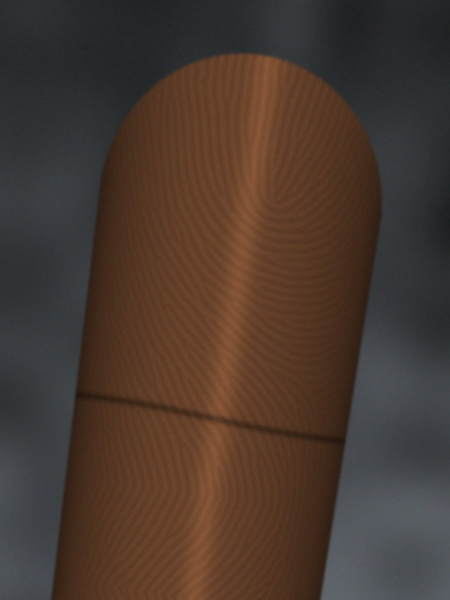
#> input picture service/web/assets/01_photo.jpg, 900 x 1200 px (shown at 1/2 size)
$ python -i enhance.py   (imports and definitions only)   (older library calls are emulated)
#> lines starting #> are read from the running program, lines starting #| are printed output that depends on the picture; after the words box and inside, x2 and y2 are one past the last pixel; in counts of white or black regions, pixels touching at a corner belong together
### gattaca/pipeline/ridgefreq.py
"""Ridge-period estimation from block spectra: the PPRP measurement itself.

Each block is Hann-windowed and FFT'd, then the power spectrum is binned in polar
coordinates. A ridge pattern concentrates its energy at one radius (the ridge
frequency) *and one angle* (the ridge normal). Isotropic noise and texture spread
energy over all angles. So per radius we take the angular **max** (ridge energy)
and the angular **median** (background), choose the radius with the largest
ridge energy, and report `snr = max/median` there. Blocks with low snr are rejected.
"""

from __future__ import annotations

from dataclasses import dataclass

import cv2
import numpy as np

MIN_PERIOD = 2.2     # just above Nyquist; below this ridges alias and are unrecoverable
MAX_PERIOD = 32.0
N_ANGLE = 16


@dataclass
class BlockSpectra:
    centers: np.ndarray      # (n, 2) block centre (x, y)
    period: np.ndarray       # (n,) dominant period in px (nan if rejected)
    snr: np.ndarray          # (n,) angular peak / median at the peak radius
    normal: np.ndarray       # (n,) ridge-normal angle of the spectral peak [0, pi)


def _polar_index(n: int):
    f = np.fft.fftfreq(n)
    fy, fx = np.meshgrid(f, f, indexing="ij")
    r = np.hypot(fx, fy)
    ang = np.mod(np.arctan2(fy, fx), np.pi)
    rbin = np.round(r * n).astype(np.int32)
    abin = np.minimum((ang / np.pi * N_ANGLE).astype(np.int32), N_ANGLE - 1)
    return rbin, abin


def block_spectra(img: np.ndarray, mask: np.ndarray | None, block: int = 64,
                  stride: int | None = None, pad: int = 2, min_fill: float = 0.7) -> BlockSpectra:
    """Dominant ridge period per block. `img` is any grayscale image (uint8 or float)."""
    g = img.astype(np.float32)
    # remove shading so it doesn't leak into the ridge band
    g = g - cv2.GaussianBlur(g, (0, 0), 12)
    h, w = g.shape
    stride = stride or block // 2
    m = np.ones_like(g, np.uint8) if mask is None else (mask > 0).astype(np.uint8)
    win = np.outer(np.hanning(block), np.hanning(block)).astype(np.float32)
    blocks, centers = [], []
    for y in range(0, max(h - block, 0) + 1, stride):
        for x in range(0, max(w - block, 0) + 1, stride):
            if m[y:y + block, x:x + block].mean() < min_fill:
                continue
            b = g[y:y + block, x:x + block]
            if b.shape != (block, block):
                continue
            b = (b - b.mean()) * win
            blocks.append(b)
            centers.append((x + block / 2, y + block / 2))
    n = block * pad
    if not blocks:
        e = np.zeros(0, np.float32)
        return BlockSpectra(np.zeros((0, 2), np.float32), e, e, e)
    stack = np.stack(blocks)
    P = np.abs(np.fft.fft2(stack, s=(n, n))) ** 2
    rbin, abin = _polar_index(n)
    rmin = int(np.floor(n / MAX_PERIOD))
    rmax = int(np.ceil(n / MIN_PERIOD))
    rmax = min(rmax, n // 2)
    nr = rmax + 2
    idx = (np.clip(rbin, 0, nr - 1) * N_ANGLE + abin).ravel()
    valid = (rbin.ravel() <= rmax)
    polar = np.zeros((len(stack), nr * N_ANGLE), np.float64)
    flatP = P.reshape(len(stack), -1)
    for i in range(len(stack)):           # angular max per (radius, angle) cell
        np.maximum.at(polar[i], idx[valid], flatP[i, valid])
    polar = polar.reshape(len(stack), nr, N_ANGLE)
    peak = polar.max(axis=2)
    bg = np.median(polar, axis=2) + 1e-9
    band = np.zeros(nr, bool)
    band[rmin:rmax + 1] = True
    # whiten: natural-image power falls ~1/f^2, which would otherwise make residual
    # shading win over fine ridges at low PPRP
    radius = np.arange(nr, dtype=np.float64)
    score = np.where(band[None, :], peak * radius[None, :] ** 2, -1.0)
    k = score.argmax(axis=1)
    # parabolic refinement of the radial peak
    kk = np.clip(k, 1, nr - 2)
    a, b, c = (score[np.arange(len(k)), kk - 1], score[np.arange(len(k)), kk],
               score[np.arange(len(k)), kk + 1])
    a, c = np.maximum(a, 0), np.maximum(c, 0)
    denom = a - 2 * b + c
    with np.errstate(divide="ignore", invalid="ignore"):
        off = np.where(np.abs(denom) > 1e-12, 0.5 * (a - c) / denom, 0.0)
    rpk = kk + np.clip(off, -0.5, 0.5)
    period = n / np.maximum(rpk, 1e-6)
    snr = peak[np.arange(len(k)), k] / bg[np.arange(len(k)), k]
    ang_bin = polar[np.arange(len(k)), k].argmax(axis=1)
    normal = (ang_bin + 0.5) * np.pi / N_ANGLE
    return BlockSpectra(np.asarray(centers, np.float32), period.astype(np.float32),
                        snr.astype(np.float32), normal.astype(np.float32))


# [24 lines left out: function dominant_period, not called in this run]

### gattaca/debug.py
"""Debug sink: every stage can dump the intermediate image OpenCV produced."""

from __future__ import annotations

from pathlib import Path

import cv2
import numpy as np


# [17 lines left out: functions to_u8, orientation_to_bgr, not called in this run]


class DebugSink:
    """Writes numbered PNGs (`03_enhance_gabor.png`) so the stage order is visible."""

    # [11 lines left out: functions __init__, save, not called in this run]


def dump(debug: DebugSink | None, name: str, img: np.ndarray) -> None:
    if debug is not None:
        debug.save(name, img)

### gattaca/pipeline/enhance.py
"""Illumination normalisation + classical ridge enhancement.

CLAHE -> denoise -> local mean/contrast normalisation -> orientation field (gradient
structure tensor) -> local ridge period (block spectra) -> oriented Gabor bank.
The input is expected at (roughly) canonical scale: the analyzer resamples each ROI
so its measured period is CANONICAL_PERIOD_PX before calling `enhance`.
"""

from __future__ import annotations

from dataclasses import dataclass

import cv2
import numpy as np

from gattaca import CANONICAL_PERIOD_PX
from gattaca.debug import DebugSink, dump, orientation_to_bgr
from gattaca.pipeline.ridgefreq import block_spectra
from gattaca.types import EnhanceResult


@dataclass(frozen=True)
class EnhanceParams:
    """Knobs the agent may retune (see gattaca/agent)."""

    clahe_clip: float = 2.0
    clahe_tile: int = 8
    denoise: str = "bilateral"         # "bilateral" | "nlm" | "none"
    orient_sigma: float = 7.0          # tensor smoothing (px at canonical scale)
    gabor_sigma: float = 0.5           # Gaussian sigma as a fraction of the period
    gabor_gamma: float = 0.6           # <1 elongates the kernel along the ridge
    n_orient: int = 16
    period_bands: tuple[float, ...] = (0.85, 1.0, 1.18)


def to_gray(img: np.ndarray) -> np.ndarray:
    return img if img.ndim == 2 else cv2.cvtColor(img, cv2.COLOR_BGR2GRAY)


def local_normalize(gray: np.ndarray, mask: np.ndarray, sigma: float) -> np.ndarray:
    """Zero local mean, unit local contrast; ridges positive (dark ridges -> +)."""
    g = gray.astype(np.float32)
    m = (mask > 0).astype(np.float32)
    msum = cv2.GaussianBlur(m, (0, 0), sigma) + 1e-6
    mean = cv2.GaussianBlur(g * m, (0, 0), sigma) / msum
    d = (g - mean) * m
    var = cv2.GaussianBlur(d * d, (0, 0), sigma) / msum
    out = -d / np.sqrt(var + 1e-3)
    return np.clip(out, -4, 4) * m


def orientation_field(norm: np.ndarray, mask: np.ndarray, sigma: float, coh_sigma: float | None = None):
    """Ridge-normal angle in [0, pi) and coherence from the smoothed structure tensor.

    Coherence uses a wider window (default 2*sigma). Real ridges stay coherent over
    several periods (>0.5), while band-limited isotropic noise does not (<0.2) even
    when it locally looks ridge-like."""
    g = cv2.GaussianBlur(norm.astype(np.float32, copy=False), (0, 0), 1.0)
    gx = cv2.Sobel(g, cv2.CV_32F, 1, 0, ksize=3)
    gy = cv2.Sobel(g, cv2.CV_32F, 0, 1, ksize=3)
    a, b, c = gx * gx, gy * gy, gx * gy
    gxx, gyy, gxy = (cv2.GaussianBlur(t, (0, 0), sigma) for t in (a, b, c))
    normal = np.mod(0.5 * np.arctan2(2 * gxy, gxx - gyy), np.pi).astype(np.float32)
    cs = coh_sigma or 2 * sigma
    wxx, wyy, wxy = (cv2.GaussianBlur(t, (0, 0), cs) for t in (a, b, c))
    coh = np.sqrt((wxx - wyy) ** 2 + 4 * wxy**2) / (wxx + wyy + 1e-6)
    coh = np.clip(coh, 0, 1).astype(np.float32) * (mask > 0)
    return normal, coh


def period_field(norm: np.ndarray, mask: np.ndarray, block: int = 32) -> np.ndarray:
    """Local ridge period map (px), interpolated from block spectra, clamped around the median."""
    h, w = norm.shape
    sp = block_spectra(norm, mask, block=block, stride=block // 2, min_fill=0.5)
    good = sp.snr >= 4
    if good.sum() < 1:
        return np.full((h, w), CANONICAL_PERIOD_PX, np.float32)
    med = float(np.median(sp.period[good]))
    gh, gw = max(1, h // (block // 2)), max(1, w // (block // 2))
    grid = np.full((gh, gw), np.nan, np.float32)
    for (cx, cy), p in zip(sp.centers[good], sp.period[good]):
        gy, gx = min(int(cy // (block // 2)), gh - 1), min(int(cx // (block // 2)), gw - 1)
        grid[gy, gx] = p
    grid = np.where(np.isnan(grid), med, grid)
    grid = cv2.medianBlur(grid, 3) if min(gh, gw) >= 3 else grid
    field = cv2.resize(grid, (w, h), interpolation=cv2.INTER_LINEAR)
    field = cv2.GaussianBlur(field, (0, 0), block / 2)
    return np.clip(field, 0.75 * med, 1.33 * med).astype(np.float32)


def gabor_bank_filter(norm: np.ndarray, normal: np.ndarray, period: np.ndarray,
                      mask: np.ndarray, p: EnhanceParams) -> np.ndarray:
    """Per-pixel selection from an (orientation x period) bank of zero-mean Gabor kernels."""
    med = float(np.median(period[mask > 0])) if (mask > 0).any() else CANONICAL_PERIOD_PX
    periods = np.array([med * b for b in p.period_bands], np.float32)
    obin = np.round(normal / np.pi * p.n_orient).astype(np.int32) % p.n_orient
    pbin = np.abs(period[..., None] - periods[None, None, :]).argmin(axis=2)
    out = np.zeros_like(norm)
    for pi, lam in enumerate(periods):
        sigma = p.gabor_sigma * lam
        k = int(2 * np.ceil(3 * sigma / p.gabor_gamma) + 1)
        for oi in range(p.n_orient):
            sel = (obin == oi) & (pbin == pi)
            if not sel.any():
                continue
            kern = cv2.getGaborKernel((k, k), sigma, oi * np.pi / p.n_orient, float(lam),
                                      p.gabor_gamma, 0, ktype=cv2.CV_32F)
            kern -= kern.mean()
            kern /= np.abs(kern).sum() + 1e-9
            out[sel] = cv2.filter2D(norm, cv2.CV_32F, kern, borderType=cv2.BORDER_REFLECT)[sel]
    return out * (mask > 0)


def ridge_mask(norm: np.ndarray, coh: np.ndarray, mask: np.ndarray, period: float) -> np.ndarray:
    """Usable ridge area: inside the finger mask with locally coherent orientation."""
    c = cv2.GaussianBlur(coh, (0, 0), period)
    m = ((c > 0.3) & (mask > 0)).astype(np.uint8) * 255
    k = cv2.getStructuringElement(cv2.MORPH_ELLIPSE, (int(2 * period) | 1,) * 2)
    m = cv2.morphologyEx(m, cv2.MORPH_OPEN, k)
    m = cv2.morphologyEx(m, cv2.MORPH_CLOSE, k)
    return m


def enhance(img: np.ndarray, mask: np.ndarray | None = None,
            params: EnhanceParams = EnhanceParams(),
            debug: DebugSink | None = None) -> EnhanceResult:
    gray = to_gray(img)
    mask = np.full(gray.shape, 255, np.uint8) if mask is None else mask
    clahe = cv2.createCLAHE(clipLimit=params.clahe_clip,
                            tileGridSize=(params.clahe_tile, params.clahe_tile))
    eq = clahe.apply(gray)
    dump(debug, "enhance_clahe", eq)
    if params.denoise == "nlm":
        eq = cv2.fastNlMeansDenoising(eq, None, h=7, templateWindowSize=5, searchWindowSize=15)
    elif params.denoise == "bilateral":
        eq = cv2.bilateralFilter(eq, 5, 20, 3)
    dump(debug, f"enhance_denoise_{params.denoise}", eq)
    norm = local_normalize(eq, mask, sigma=2 * CANONICAL_PERIOD_PX)
    dump(debug, "enhance_normalized", norm)
    normal, coh = orientation_field(norm, mask, params.orient_sigma)
    if debug is not None:
        debug.save("enhance_orientation", orientation_to_bgr(normal, coh))
    period = period_field(norm, mask)
    dump(debug, "enhance_period", period)
    rmask = ridge_mask(norm, coh, mask, float(np.median(period)))
    gab = gabor_bank_filter(norm, normal, period, rmask, params)
    dump(debug, "enhance_gabor", gab)
    return EnhanceResult(enhanced=gab, orientation=normal, coherence=coh, period=period,
                         mask=rmask, normalized=norm)

>>> import cv2
>>> picture = cv2.imread('../../service/web/assets/01_photo.jpg')
#> picture is the input picture: shape (1200, 900, 3); mean B, G, R 48.3, 57.4, 73.7
>>> result = enhance(picture)
#> after the loop in block_spectra, `for y in range(0, max(h - block, 0) + 1, stride):`:
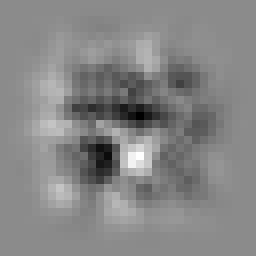
#> b: shape (32, 32) float32 (shown 8 times larger); min -0.745, max 0.616, mean -0.0281; drawn with min black and max white
#> after the loop in block_spectra, `for y in range(0, max(h - block, 0) + 1, stride):`: blocks = 4070 items; centers = 4070 pairs, first value 16 to 880, second value 16 to 1184
#> in block_spectra, `flatP = P.reshape(len(stack), -1)`:
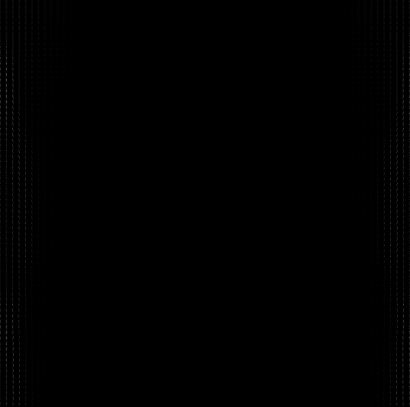
#> flatP: shape (4070, 4096) float64 (shown at 1/10 size); min 3.98e-09, max 36445.5, mean 81; drawn with min black and max white
#> in block_spectra, `k = score.argmax(axis=1)`: k = 4070 values, max 14 at index 253, min 2 at index 2540, mean 5.96
#> in block_spectra, `kk = np.clip(k, 1, nr - 2)`: kk has the same summary as k
#> in block_spectra, `a, b, c = (score[np.arange(len(k)), kk - 1], score[np.arange(len(k)), ..`: a = 4070 values, max 639485.6 at index 1281, min -1 at index 2540, mean 140009; b = 4070 values, max 716968 at index 1281, min 1636.9 at index 4001, mean 194960.5; c = 4070 values, max 582072.7 at index 3828, min 796.9 at index 4001, mean 149666.7
#> in block_spectra, `a, c = np.maximum(a, 0), np.maximum(c, 0)`: a = 4070 values, max 639485.6 at index 1281, min 0 at index 2540, mean 140009
#> in block_spectra, `denom = a - 2 * b + c`: denom = 4070 values, max -126.8 at index 3504, min -443868.9 at index 1564, mean -100245.3
#> in block_spectra, `off = np.where(np.abs(denom) > 1e-12, 0.5 * (a - c) / denom, 0.0)`: off = 4070 values, max 0.5 at index 706, min -0.499 at index 2275, mean 0.0188
#> in block_spectra, `rpk = kk + np.clip(off, -0.5, 0.5)`: rpk = 4070 values, max 14.39 at index 3798, min 2.47 at index 3614, mean 5.98
#> in block_spectra, `period = n / np.maximum(rpk, 1e-6)`: period = 4070 values, max 25.95 at index 3614, min 4.45 at index 3798, mean 12.22
#> in block_spectra, `snr = peak[np.arange(len(k)), k] / bg[np.arange(len(k)), k]`: snr = 4070 values, max 1.87e+12 at index 2540, min 1.5 at index 942, mean 662158938.9
#> in block_spectra, `ang_bin = polar[np.arange(len(k)), k].argmax(axis=1)`: ang_bin = 4070 values, max 15 at index 2, min 0 at index 20, mean 6.64
#> in block_spectra, `normal = (ang_bin + 0.5) * np.pi / N_ANGLE`: normal = 4070 values, max 3.04 at index 2, min 0.0982 at index 20, mean 1.4
#> in period_field, `med = float(np.median(sp.period[good]))`: med = 13.72
#> the loop in period_field, `for (cx, cy), p in zip(sp.centers[good], sp.period[good]):` made 3345 passes
#> (cx, cy, p, gy, gx) on passes 1 to 3: (16, 16, 7.74, 1, 1), (48, 16, 9.14, 1, 3), (64, 16, 8.05, 1, 4)
#> in ridge_mask, `m = ((c > 0.3) & (mask > 0)).astype(np.uint8) * 255`:
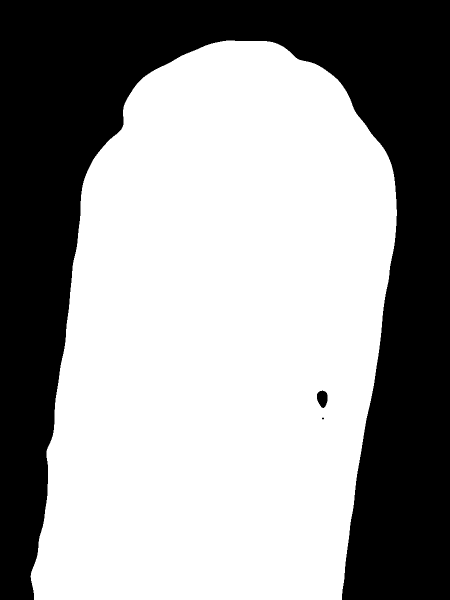
#> m: shape (1200, 900) (shown at 1/2 size); 60.1% white; 3 black regions (1 under 20 px), largest, box (x1, y1, x2, y2) and area: (0, 0, 900, 1200) 430625, (634, 781, 655, 816) 559
#> in gabor_bank_filter, `med = float(np.median(period[mask > 0])) if (mask > 0).any() else CANO..`: med = 14.82
#> in gabor_bank_filter, `periods = np.array([med * b for b in p.period_bands], np.float32)`: periods = [12.6, 14.82, 17.49]
#> in gabor_bank_filter, `obin = np.round(normal / np.pi * p.n_orient).astype(np.int32) % p.n_or..`:
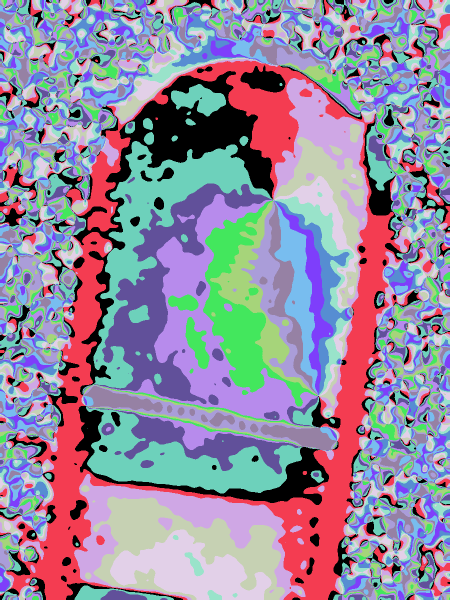
#> obin: shape (1200, 900) int32 (shown at 1/2 size); 16 distinct labels, from 0 to 15; one colour per label, 0 black
#> in gabor_bank_filter, `pbin = np.abs(period[..., None] - periods[None, None, :]).argmin(axis=2)`:
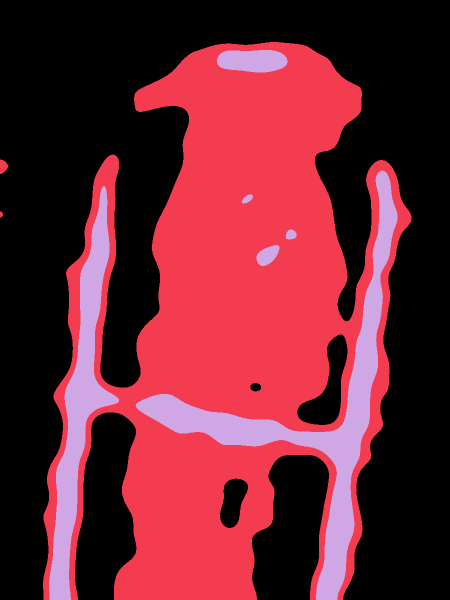
#> pbin: shape (1200, 900) int64 (shown at 1/2 size); 3 distinct labels, from 0 to 2; one colour per label, 0 black
#> the loop in gabor_bank_filter, `for pi, lam in enumerate(periods):` made 3 passes
#> (lam, sigma, k) on passes 1 to 3: (12.6, 6.3, 65), (14.82, 7.41, 77), (17.49, 8.75, 89)
#> after the loop in gabor_bank_filter, `for pi, lam in enumerate(periods):`:
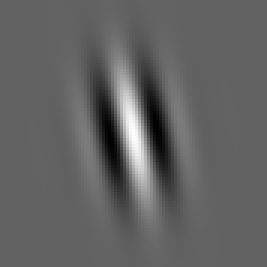
#> kern: shape (89, 89) float32 (shown 3 times larger); min -0.00124, max 0.00196, mean 1.47e-13; drawn with min black and max white
#> in gabor_bank_filter, `return out * (mask > 0)`:
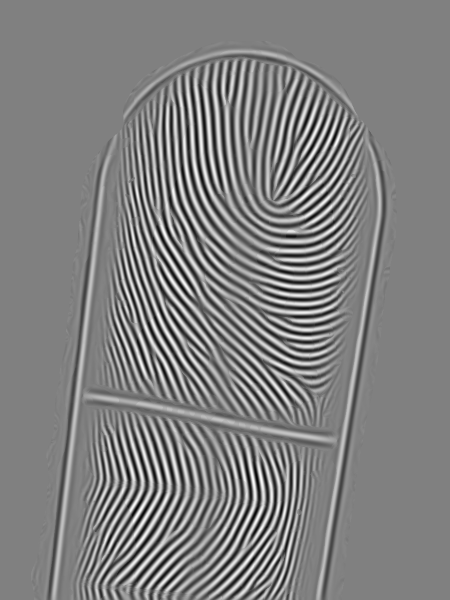
#> returned value: shape (1200, 900) float32 (shown at 1/2 size); min -1.06, max 1.04, mean -0.000105; drawn with min black and max white

$ run again, on service/web/assets/00_hero.jpg
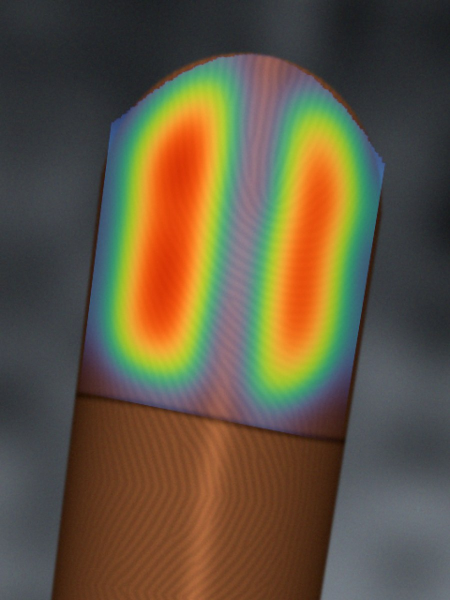
#> input picture service/web/assets/00_hero.jpg, 900 x 1200 px (shown at 1/2 size)
#> picture is the input picture: shape (1200, 900, 3); mean B, G, R 64.7, 86.8, 98.2
#> msum: shape (1200, 900) float32; every value is 1
#> after the loop in block_spectra, `for y in range(0, max(h - block, 0) + 1, stride):`: blocks = 4070 items; centers = 4070 pairs, first value 16 to 880, second value 16 to 1184
#> polar: shape (4070, 512) float64; every value is 0
#> in block_spectra, `k = score.argmax(axis=1)`: k = 4070 values, max 14 at index 1208, min 2 at index 894, mean 5.95
#> kk has the same summary as k
#> in block_spectra, `a, b, c = (score[np.arange(len(k)), kk - 1], score[np.arange(len(k)), ..`: a = 4070 values, max 617006.4 at index 1705, min -1 at index 894, mean 93529.1; b = 4070 values, max 665834.8 at index 1705, min 1009.9 at index 2517, mean 124749.6; c = 4070 values, max 599077.5 at index 3698, min 234.4 at index 1582, mean 97741.1
#> in block_spectra, `a, c = np.maximum(a, 0), np.maximum(c, 0)`: a = 4070 values, max 617006.4 at index 1705, min 0 at index 894, mean 93529.1
#> denom = 4070 values, max -290.5 at index 1834, min -437094 at index 1705, mean -58229
#> off = 4070 values, max 0.5 at index 3472, min -0.5 at index 2142, mean 0.0101
#> rpk = 4070 values, max 14.21 at index 1874, min 2.33 at index 1550, mean 5.96
#> period = 4070 values, max 27.45 at index 1550, min 4.5 at index 1874, mean 12.4
#> snr = 4070 values, max 5.97e+12 at index 1991, min 1.61 at index 381, mean 1.17e+10
#> ang_bin = 4070 values, max 15 at index 17, min 0 at index 2, mean 6.47
#> in block_spectra, `normal = (ang_bin + 0.5) * np.pi / N_ANGLE`: normal = 4070 values, max 3.04 at index 17, min 0.0982 at index 2, mean 1.37
#> in period_field, `med = float(np.median(sp.period[good]))`: med = 14.05
#> the loop in period_field, `for (cx, cy), p in zip(sp.centers[good], sp.period[good]):` made 3309 passes
#> (cx, cy, p, gy, gx) on passes 1 to 3: (48, 16, 8.97, 1, 3), (64, 16, 8.1, 1, 4), (80, 16, 8.74, 1, 5)
#> in ridge_mask, `m = cv2.morphologyEx(m, cv2.MORPH_CLOSE, k)`:
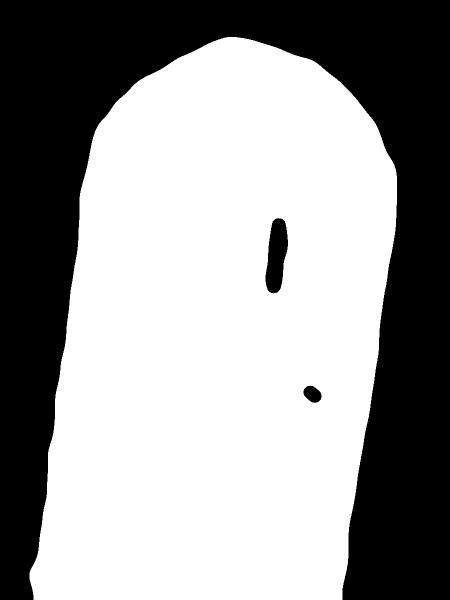
#> m: shape (1200, 900) (shown at 1/2 size); 60.2% white; 3 black regions, box (x1, y1, x2, y2) and area: (0, 0, 900, 1200) 424205, (531, 436, 576, 587) 4783, (607, 771, 643, 806) 881
#> in gabor_bank_filter, `med = float(np.median(period[mask > 0])) if (mask > 0).any() else CANO..`: med = 14.95
#> periods = [12.71, 14.95, 17.64]
#> obin: shape (1200, 900) int32; 16 distinct labels, from 0 to 15
#> pbin: shape (1200, 900) int64; 3 distinct labels, from 0 to 2
#> the loop in gabor_bank_filter, `for pi, lam in enumerate(periods):` made 3 passes
#> (lam, sigma, k) on passes 1 to 3: (12.71, 6.35, 65), (14.95, 7.47, 77), (17.64, 8.82, 91)
#> in gabor_bank_filter, `return out * (mask > 0)`:
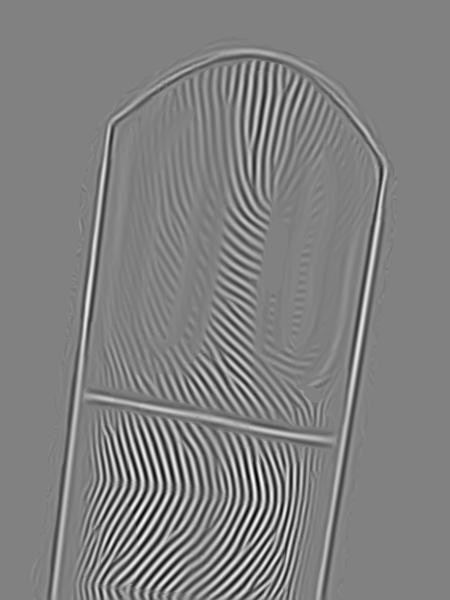
#> returned value: shape (1200, 900) float32 (shown at 1/2 size); min -1.1, max 1.07, mean 0.000149; drawn with min black and max white
